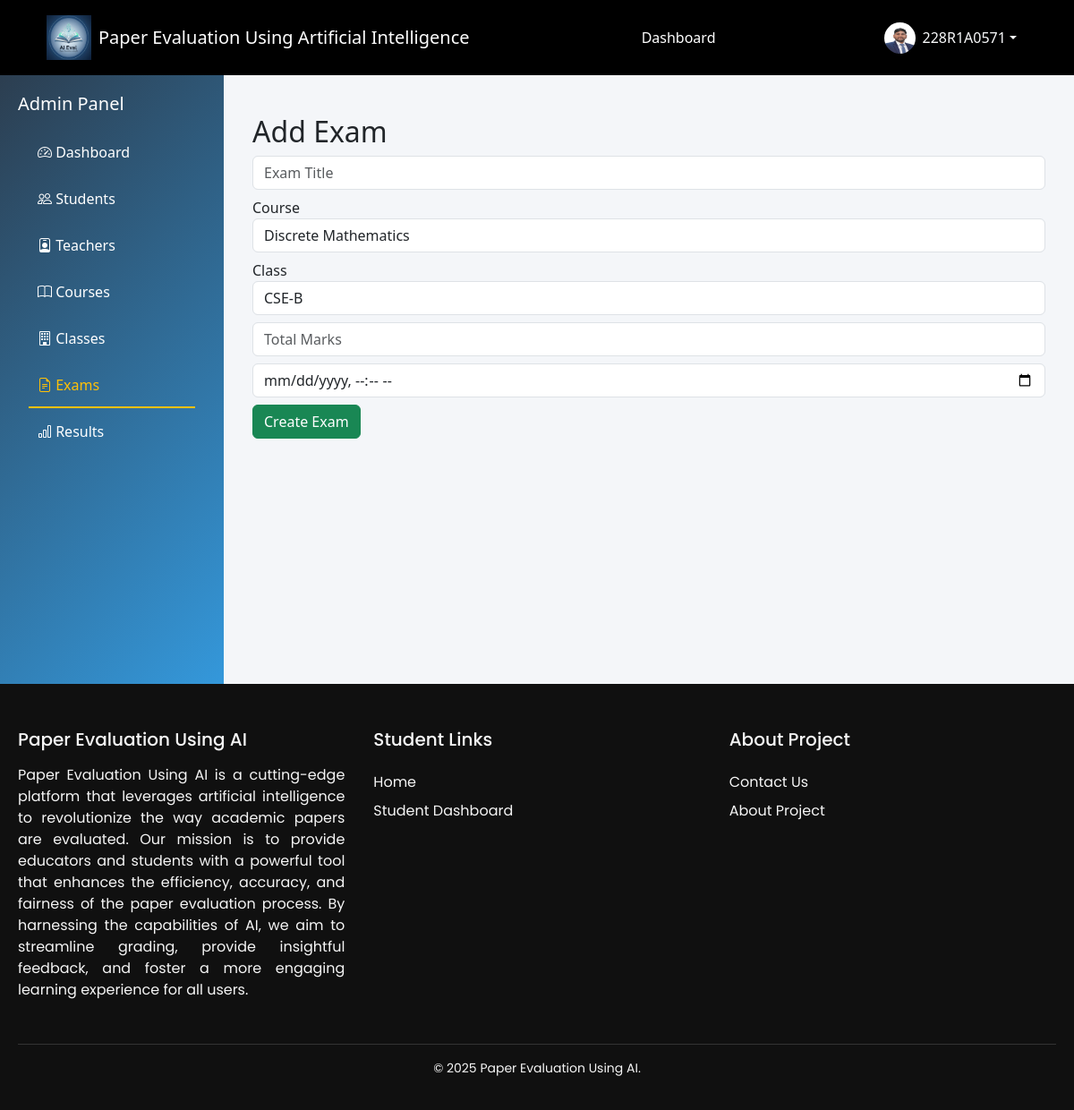
The app's page /dashboard/exams/add/ (signed in) with its own data.
### Accounts/models.py (models this page shows, shortened)
class User(AbstractUser):
    ROLE_CHOICES = [
        ('admin', 'Admin'),
        ('teacher', 'Teacher'),
        ('student', 'Student'),
    ]
    role = models.CharField(max_length=10, choices=ROLE_CHOICES)
    phone = models.CharField(max_length=15, blank=True)

class Student(models.Model):
    user = models.OneToOneField(User, on_delete=models.CASCADE, related_name='student_profile')
    roll_number = models.CharField(max_length=20)
    profile_image = models.ImageField(
        upload_to='profile/',
        storage=cloudinary_storage,
        blank=True,
        null=True
    )
    student_class = models.ForeignKey(Class, on_delete=models.SET_NULL, null=True, blank=True)
    course = models.CharField(max_length=50, default="BTECH")
    branch = models.CharField(max_length=50)
    YEAR_CHOICES = [
        (1, "1st Year"),
        (2, "2nd Year"),
        (3, "3rd Year"),
        (4, "4th Year"),
    ]
    year = models.IntegerField(choices=YEAR_CHOICES)
    dob = models.DateField()
    attendance = models.FloatField(default=88.0)
    cgpa = models.FloatField(default=8.8)
    created_at = models.DateTimeField(auto_now_add=True)

### Dashboards/views.py (the view, shortened to what this page needs)
# urls.py: path('exams/add/', views.add_exam, name='add_exam'),
def add_exam(request):
    return render(request, "admin/manage_exams/add_exam.html", {
        "courses": Course.objects.all(),
        "classes": Class.objects.all(),
    })

### Dashboards/templates/admin/manage_exams/add_exam.html (shortened to what this page needs)
{% extends "admin/admin_base.html" %}
{% block manage_exams_active %}active{% endblock manage_exams_active %}
{% block admin_content %}
<div class="container mt-4">
<h2>Add Exam</h2>
<form method="POST">
    <input name="title" placeholder="Exam Title" class="form-control mb-2">
    <label>Course</label>
    <select name="course" class="form-control mb-2">
        {% for c in courses %}
            <option value="{{ c.id }}">{{ c.name }}</option>
        {% endfor %}
    </select>
    <label>Class</label>
    <select name="class_assigned" class="form-control mb-2">
        {% for c in classes %}
            <option value="{{ c.id }}">{{ c.name }}</option>
        {% endfor %}
    </select>
    <input name="total_marks" type="number" placeholder="Total Marks" class="form-control mb-2">
    <input name="date" type="datetime-local" class="form-control mb-2">
    <button class="btn btn-success">Create Exam</button>
</form>
</div>
{% endblock %}

### templates/base.html (shortened to what this page needs)
{% load static %}
<!DOCTYPE html>
<html lang="en">
<head>
    <link href="https://cdn.jsdelivr.net/npm/bootstrap@5.3.3/dist/css/bootstrap.min.css" rel="stylesheet">
    <link href="https://cdn.jsdelivr.net/npm/bootstrap-icons@1.10.5/font/bootstrap-icons.css" rel="stylesheet">
    <link rel="stylesheet" href="{% static "css/base.css" %}" />
    <link rel="stylesheet" href="https://cdnjs.cloudflare.com/ajax/libs/toastr.js/latest/toastr.min.css">
    <link href="https://cdn.jsdelivr.net/npm/bootstrap-icons@1.10.5/font/bootstrap-icons.css" rel="stylesheet">
    <link rel="stylesheet" href="https://cdnjs.cloudflare.com/ajax/libs/font-awesome/6.4.0/css/all.min.css">
</head>
<body class="d-flex flex-column">
    <nav class="navbar navbar-expand-lg navbar-dark ">
        <div class="container-fluid">
            <a class="navbar-brand d-flex align-items-center" href="/">
                <img src="{% static 'images/logo.png' %}" width="50" height="50" alt="Beast Logo" class="me-2">
                <span class="brand-text">Paper Evaluation Using Artificial Intelligence</span>
            </a>
            <div class="d-flex flex-wrap align-items-center justify-content-between w-100">
                <ul class="navbar-nav mx-auto">
                    {% if request.user.is_authenticated %}
                    {% if request.user.is_superuser %}
                    <li class="nav-item">
                        <a class="nav-link {% block admin_dashactive %}{% endblock admin_dashactive %}" href="{% url 'admin_dashboard' %}">Dashboard</a>
                    </li>
                    <li class="nav-item">
                        <a class="nav-link" href="{% url 'admin:index' %}">Django Admin</a>
                    </li>
                    {% else %}
                        {% if request.user.role == "teacher" %}
                        <li class="nav-item">
                            <a
                                class="nav-link {% block teacher_dashactive %}{% endblock teacher_dashactive %} "
                                href="{% url "teacher_dashboard" %}">Dashboard</a>
                        </li>
                        {% elif request.user.role == "student" %}
                        <li class="nav-item">
                            <a
                                class="nav-link {% block student_dashactive %}{% endblock student_dashactive %}  "
                                href="{% url "student_dashboard" %}">Dashboard</a>
                        </li>
                        {% endif %}
                    {% endif %}
                    {% endif %}
                </ul>
                <div class="d-flex align-items-center gap-2">
                    {% if request.user.is_authenticated %}
                    <div class="dropdown">
                        <button class="btn dropdown-toggle text-light d-flex align-items-center border-0 bg-transparent"
                            id="userDropdown" data-bs-toggle="dropdown" aria-expanded="false">
                            {% if request.user.role == "student" %}
                            <img src="{{ request.user.student_profile.profile_image.url }}" class="rounded-circle me-2"
                                width="35" height="35">
                            {% elif request.user.role == "teacher" %}
                            <img src="{{ request.user.teacher_profile.profile_image.url }}" class="rounded-circle me-2"
                                width="35" height="35">
                            {% else %}
                            <img src="{% static "images/image.png" %}" class="rounded-circle me-2" width="35" height="35">
                            {% endif %}
                            {{ request.user.username }}
                        </button>
                    </div>
                    {% endif %}
                </div>
            </div>
        </div>
    </nav>
    <main class="flex-grow-1">
        {% block body %}
        {% endblock body %}
    </main>
    <footer class="footer">
        <div class="footer-container">
            <div class="footer-column first-column">
            <h3>Paper Evaluation Using AI</h3>
            <p style="text-align: justify;">
                Paper Evaluation Using AI is a cutting-edge platform that leverages artificial intelligence to revolutionize the way academic papers are evaluated. Our mission is to provide educators and students with a powerful tool that enhances the efficiency, accuracy, and fairness of the paper evaluation process. By harnessing the capabilities of AI, we aim to streamline grading, provide insightful feedback, and foster a more engaging learning experience for all users.
            </p>
            </div>
            <div class="footer-column">
            <h4>Student Links</h4>
            <ul>
                <li><a href="/">Home</a></li>
                <li><a href="{% url "student_dashboard" %}">Student Dashboard</a></li>
            </ul>
            </div>
            <div class="footer-column">
            <h4>About Project</h4>
            <ul>
                <li><a href="/contactus">Contact Us</a></li>
                <li><a href="{% url "aboutproject" %}">About Project</a></li>
            </ul>
            </div>
        </div>
        <div class="footer-bottom">
            <p>&copy; 2025 Paper Evaluation Using AI.</p>
        </div>
    </footer>
</body>
</html>

### static/css/base.css (style rules this page uses)
body { margin: 0; padding: 0; background-color: #f4f2ed; font-family: 'Poppins', sans-serif; }
.navbar { background-color: #000 !important; padding: 12px 40px; }
.navbar .container-fluid { display: flex; align-items: center; justify-content: space-between; }
.navbar-nav { margin: 0 auto; }
.nav-link { padding: 6px 12px; margin: 0; }
.nav-link { color: #fff !important; font-weight: 400; margin: 0 12px; position: relative; transition: all 0.3s ease; }
.nav-link::after { content: ""; position: absolute; width: 0; height: 2px; bottom: -4px; left: 0; background-color: currentColor; transition: width 0.3s ease; }
a { position: relative; text-decoration: none; color: inherit; transition: color 0.3s ease; }
a::after { content: ""; position: absolute; width: 0; height: 2px; left: 0; bottom: -2px; background: currentColor; transition: width 0.3s ease; }
.footer { background-color: #101010; color: #f5f5f5; padding: 50px 20px 20px; font-family: 'Poppins', sans-serif; overflow: hidden; }
.footer-container { display: flex; flex-wrap: wrap; justify-content: space-between; gap: 2rem; max-width: 1200px; margin: 0 auto; }
.footer-column { flex: 1 1 200px; min-width: 200px; }
.footer-column h3, .footer-column h4 { margin-bottom: 1rem; font-size: 1.25rem; position: relative; display: inline-block; }
.footer-column ul { list-style: none; padding: 0; margin: 0; }
.footer-column ul li { margin: 0.5rem 0; }
.footer-column ul li a { color: #f5f5f5; text-decoration: none; position: relative; transition: color 0.3s ease; }
.footer-column ul li a::after { content: ''; position: absolute; bottom: -2px; left: 0; height: 2px; width: 0; background-color: #ffc107 ; transition: width 0.3s ease; }
.footer-bottom { border-top: 1px solid #333; text-align: center; margin-top: 2rem; padding-top: 1rem; font-size: 0.875rem; }

### Dashboards/templates/admin/admin_base.html (style rules this page uses)
:root { --primary-color: #2c3e50; --secondary-color: #3498db; --success-color: #27ae60; --danger-color: #e74c3c; --warning-color: #f39c12; }
body { background-color: #f8f9fa; font-family: 'Segoe UI', Tahoma, Geneva, Verdana, sans-serif; }

### records on screen
User: user.student_profile.profile_image (picture), user.username "228R1A0571"

### other values on screen
form field course "Discrete Mathematics"
form field class_assigned "CSE-B"
